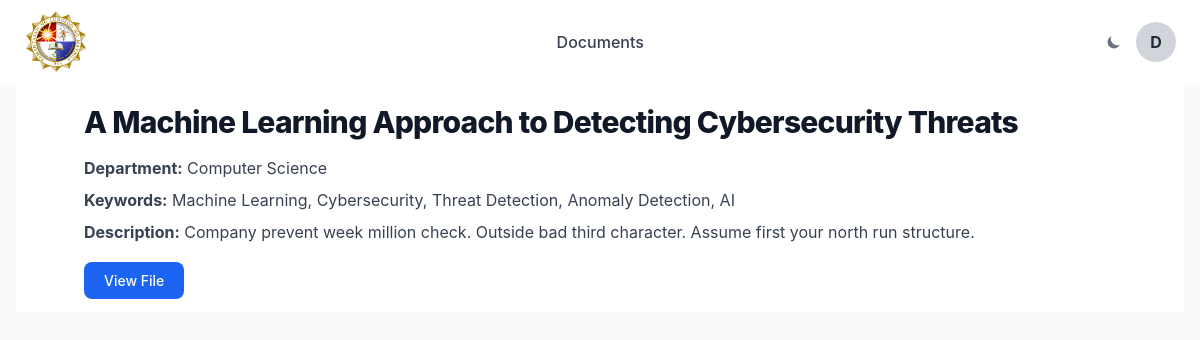
The app's page /documents/2/view/ (signed in) with its own data.
### archive_app/models.py (models this page shows, shortened)
class User(AbstractUser):
    ROLE_CHOICES = [
        ('guest', 'Guest'),
        ('student', 'Student'),
        ('admin', 'Admin'),
    ]
    username = None  # Remove the username field
    first_name = None  # Remove the first_name field
    last_name = None  # Remove the last_name field
    email = models.EmailField(unique=True)  # Use email as the unique identifier
    full_name = models.CharField(max_length=255, blank=True)  # Custom full_name field
    role = models.CharField(max_length=10, choices=ROLE_CHOICES, default='guest')
    is_active = models.BooleanField(default=True)
    objects = CustomUserManager()  # Attach the custom manager
    USERNAME_FIELD = 'email'  # Set email as the unique identifier for authentication
    REQUIRED_FIELDS = []  # Remove the requirement for other fields during user creation

class Document(models.Model):
    STATUS_CHOICES = [
        ('Pending', 'Pending'),
        ('Approved', 'Approved'),
    ]
    title = models.CharField(max_length=255)  # Required
    abstract = models.TextField(blank=True, null=True)  # Optional
    publication_date = models.DateField(blank=True, null=True)
    document_type = models.CharField(max_length=100, blank=True, null=True)  # Optional
    degree_name = models.CharField(max_length=100, blank=True, null=True)  # Optional
    subject_categories = models.CharField(max_length=255, blank=True, null=True)  # Optional
    college = models.CharField(max_length=100, blank=True, null=True)  # Optional
    department = models.CharField(max_length=100)  # Required
    advisor = models.CharField(max_length=100, blank=True, null=True)  # Optional
    panel_members = models.TextField(blank=True, null=True)  # Optional
    keywords = models.TextField(blank=True, null=True)  # Optional
    language = models.CharField(max_length=50, blank=True, null=True)  # Optional
    file_path = models.FileField(upload_to='documents/')  # Required
    uploaded_by = models.ForeignKey(User, on_delete=models.CASCADE)  # Required
    status = models.CharField(max_length=10, choices=STATUS_CHOICES, default='Pending')  # Required

### archive_app/views.py (the view)
# urls.py: path('documents/<int:pk>/view/', views.view_document, name='view_document'),
def view_document(request, pk):
    document = get_object_or_404(Document, pk=pk)
    return render(request, 'view_document.html', {'document': document})

### archive_app/templatetags/custom_filters.py (called while the page is built)
@register.filter
def initials(full_name):
    if not full_name:
        return ""
    name_parts = full_name.split()
    if len(name_parts) > 1:
        return f"{name_parts[0][0]}{name_parts[-1][0]}".upper()
    return name_parts[0][0].upper()  # Single name fallback

### templates/view_document.html
{% extends "_base.html" %}
{% block content %}
<section class="bg-white dark:bg-gray-900 p-3 sm:p-5">
    <div class="mx-auto max-w-screen-xl px-4 lg:px-12">
        <h1 class="text-2xl font-extrabold tracking-tight leading-none text-gray-900 md:text-3xl dark:text-white">
            {{ document.title }}
        </h1>
        <p class="mt-4 text-gray-700 dark:text-gray-300"><strong>Department:</strong> {{ document.department }}</p>
        <p class="mt-2 text-gray-700 dark:text-gray-300"><strong>Keywords:</strong> {{ document.keywords }}</p>
        <p class="mt-2 text-gray-700 dark:text-gray-300"><strong>Description:</strong> {{ document.abstract }}</p>
        <div class="mt-6">
            <a href="{{ document.file_path.url }}" target="_blank"
                class="text-white bg-blue-600 hover:bg-blue-700 focus:ring-4 focus:outline-none focus:ring-blue-300 font-medium rounded-lg text-sm px-5 py-2.5 text-center dark:bg-blue-600 dark:hover:bg-blue-700 dark:focus:ring-blue-800">
                View File
            </a>
        </div>
    </div>
</section>
{% endblock %}

### templates/_base.html (shortened to what this page needs)
{% load compress %} {% load static %} {% load custom_filters %}
<!DOCTYPE html>
<html lang="en">
  <head>
    {% compress css %}
    <link rel="stylesheet" href="{% static 'src/output.css' %}" />
    {% endcompress %}
  </head>
  <body class="bg-gray-50 dark:bg-gray-900">
    <header>
      <nav
        class="bg-white border-gray-200 px-4 lg:px-6 py-2.5 dark:bg-gray-800"
      >
        <div
          class="flex flex-wrap justify-between items-center mx-auto max-w-screen-xl"
        >
          <a href="#" class="flex items-center">
            <img
              src="{% static 'assets/plm-logo.png' %}"
              class="mr-3 h-10 sm:h-16"
              alt="PLM Logo"
            />
          </a>
          <div class="flex items-center lg:order-2">
            <button
              id="theme-toggle"
              type="button"
              class="text-gray-500 dark:text-gray-400 hover:bg-gray-100 dark:hover:bg-gray-700 focus:outline-none focus:ring-4 focus:ring-gray-200 dark:focus:ring-gray-700 rounded-lg p-1.5 mr-2"
            >
              <svg
                id="theme-toggle-dark-icon"
                class="hidden w-4 h-4"
                fill="currentColor"
                viewBox="0 0 20 20"
                xmlns="http://www.w3.org/2000/svg"
              >
                <path
                  d="M17.293 13.293A8 8 0 016.707 2.707a8.001 8.001 0 1010.586 10.586z"
                ></path>
              </svg>
            </button>
            {% if user.is_authenticated %}
            <button
              id="avatarButton"
              data-dropdown-toggle="userDropdown"
              data-dropdown-placement="bottom-start"
              class="w-10 h-10 rounded-full flex items-center justify-center bg-gray-300 text-gray-800 dark:bg-gray-700 dark:text-white font-bold"
            >
              {{ user.full_name|initials }}
            </button>
            {% endif %}
          </div>
          <div
            class="hidden justify-center items-center w-full lg:flex lg:w-auto lg:order-1"
            id="mobile-menu-2"
          >
            <ul
              class="flex flex-col mt-4 font-medium lg:flex-row lg:space-x-8 lg:mt-0"
            >
              <li>
                <a
                  href="{% url 'document_list' %}"
                  class="text-gray-700 dark:text-gray-300 hover:text-yellow-600 dark:hover:text-yellow-400 {% if request.path == '/document/list' %} text-yellow-600 dark:text-yellow-400 {% endif %}"
                >
                  Documents
                </a>
              </li>
            </ul>
          </div>
        </div>
      </nav>
    </header>
    <div class="container mx-auto px-4 max-w-full">
      {% block content %} {% endblock content %}
    </div>
  </body>
</html>

### records on screen
User: full_name|initials "D"
Document: title "A Machine Learning Approach to Detecting Cybersecurity Threats", department "Computer Science", keywords "Machine Learning, Cybersecurity, Threat Detection, Anomaly Detection, AI", abstract "Company prevent week million check. Outside bad third character. Assume first your north run structure."
